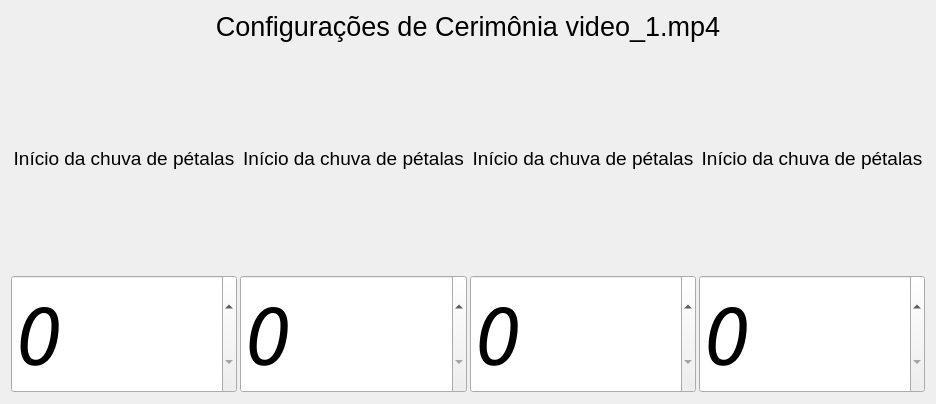
<?xml version="1.0" encoding="UTF-8"?>
<ui version="4.0">
 <class>Form</class>
 <widget class="QWidget" name="Form">
  <property name="geometry">
   <rect>
    <x>0</x>
    <y>0</y>
    <width>936</width>
    <height>404</height>
   </rect>
  </property>
  <property name="windowTitle">
   <string>Form</string>
  </property>
  <layout class="QGridLayout" name="gridLayout">
   <item row="0" column="0">
    <layout class="QGridLayout" name="gridLayout_25">
     <property name="spacing">
      <number>0</number>
     </property>
     <item row="0" column="1">
      <layout class="QVBoxLayout" name="verticalLayout_3">
       <property name="spacing">
        <number>3</number>
       </property>
       <item>
        <widget class="QLabel" name="label">
         <property name="sizePolicy">
          <sizepolicy hsizetype="Expanding" vsizetype="Fixed">
           <horstretch>0</horstretch>
           <verstretch>0</verstretch>
          </sizepolicy>
         </property>
         <property name="font">
          <font>
           <pointsize>20</pointsize>
          </font>
         </property>
         <property name="layoutDirection">
          <enum>Qt::LeftToRight</enum>
         </property>
         <property name="text">
          <string>Configurações de Cerimônia video_1.mp4</string>
         </property>
         <property name="alignment">
          <set>Qt::AlignCenter</set>
         </property>
        </widget>
       </item>
       <item>
        <layout class="QVBoxLayout" name="verticalLayout_6">
         <item>
          <layout class="QGridLayout" name="gridLayout_27">
           <item row="0" column="3">
            <layout class="QHBoxLayout" name="horizontalLayout_11">
             <item>
              <layout class="QVBoxLayout" name="verticalLayout_7" stretch="2,1">
               <item>
                <widget class="QLabel" name="label_3">
                 <property name="font">
                  <font>
                   <pointsize>14</pointsize>
                  </font>
                 </property>
                 <property name="text">
                  <string>Início da chuva de pétalas</string>
                 </property>
                 <property name="alignment">
                  <set>Qt::AlignCenter</set>
                 </property>
                </widget>
               </item>
               <item>
                <widget class="QSpinBox" name="spinBox">
                 <property name="font">
                  <font>
                   <family>News701 BT</family>
                   <pointsize>60</pointsize>
                   <italic>true</italic>
                  </font>
                 </property>
                 <property name="styleSheet">
                  <string notr="true">QDoubleSpinBox
{
border : 2px solid black;
background : white;
}
QDoubleSpinBox::hover
{
border : 2px solid green;
background : lightgreen;
}
QDoubleSpinBox::up-arrow
{
border : 1px solid black;
background : blue;
}
QDoubleSpinBox::down-arrow
{
border : 1px solid black;
background : red;
}</string>
                 </property>
                 <property name="maximum">
                  <number>9994</number>
                 </property>
                </widget>
               </item>
              </layout>
             </item>
            </layout>
           </item>
           <item row="0" column="2">
            <layout class="QHBoxLayout" name="horizontalLayout_12">
             <item>
              <layout class="QVBoxLayout" name="verticalLayout_8" stretch="2,1">
               <item>
                <widget class="QLabel" name="label_4">
                 <property name="font">
                  <font>
                   <pointsize>14</pointsize>
                  </font>
                 </property>
                 <property name="text">
                  <string>Início da chuva de pétalas</string>
                 </property>
                 <property name="alignment">
                  <set>Qt::AlignCenter</set>
                 </property>
                </widget>
               </item>
               <item>
                <widget class="QSpinBox" name="spinBox_2">
                 <property name="font">
                  <font>
                   <family>News701 BT</family>
                   <pointsize>60</pointsize>
                   <italic>true</italic>
                  </font>
                 </property>
                 <property name="styleSheet">
                  <string notr="true">QDoubleSpinBox
{
border : 2px solid black;
background : white;
}
QDoubleSpinBox::hover
{
border : 2px solid green;
background : lightgreen;
}
QDoubleSpinBox::up-arrow
{
border : 1px solid black;
background : blue;
}
QDoubleSpinBox::down-arrow
{
border : 1px solid black;
background : red;
}</string>
                 </property>
                 <property name="maximum">
                  <number>9994</number>
                 </property>
                </widget>
               </item>
              </layout>
             </item>
            </layout>
           </item>
           <item row="0" column="1">
            <layout class="QVBoxLayout" name="verticalLayout_9" stretch="2,0">
             <item>
              <widget class="QLabel" name="label_5">
               <property name="font">
                <font>
                 <pointsize>14</pointsize>
                </font>
               </property>
               <property name="text">
                <string>Início da chuva de pétalas</string>
               </property>
               <property name="alignment">
                <set>Qt::AlignCenter</set>
               </property>
              </widget>
             </item>
             <item>
              <widget class="QSpinBox" name="spinBox_3">
               <property name="font">
                <font>
                 <family>News701 BT</family>
                 <pointsize>60</pointsize>
                 <italic>true</italic>
                </font>
               </property>
               <property name="styleSheet">
                <string notr="true">QDoubleSpinBox
{
border : 2px solid black;
background : white;
}
QDoubleSpinBox::hover
{
border : 2px solid green;
background : lightgreen;
}
QDoubleSpinBox::up-arrow
{
border : 1px solid black;
background : blue;
}
QDoubleSpinBox::down-arrow
{
border : 1px solid black;
background : red;
}</string>
               </property>
               <property name="maximum">
                <number>9994</number>
               </property>
              </widget>
             </item>
            </layout>
           </item>
           <item row="0" column="0">
            <layout class="QVBoxLayout" name="verticalLayout_10" stretch="2,1">
             <item>
              <widget class="QLabel" name="label_6">
               <property name="font">
                <font>
                 <pointsize>14</pointsize>
                </font>
               </property>
               <property name="text">
                <string>Início da chuva de pétalas</string>
               </property>
               <property name="alignment">
                <set>Qt::AlignCenter</set>
               </property>
              </widget>
             </item>
             <item>
              <widget class="QSpinBox" name="spinBox_4">
               <property name="font">
                <font>
                 <family>News701 BT</family>
                 <pointsize>60</pointsize>
                 <italic>true</italic>
                </font>
               </property>
               <property name="styleSheet">
                <string notr="true">QDoubleSpinBox
{
border : 2px solid black;
background : white;
}
QDoubleSpinBox::hover
{
border : 2px solid green;
background : lightgreen;
}
QDoubleSpinBox::up-arrow
{
border : 1px solid black;
background : blue;
}
QDoubleSpinBox::down-arrow
{
border : 1px solid black;
background : red;
}</string>
               </property>
               <property name="maximum">
                <number>9994</number>
               </property>
              </widget>
             </item>
            </layout>
           </item>
          </layout>
         </item>
        </layout>
       </item>
      </layout>
     </item>
    </layout>
   </item>
  </layout>
 </widget>
 <resources/>
 <connections/>
</ui>
